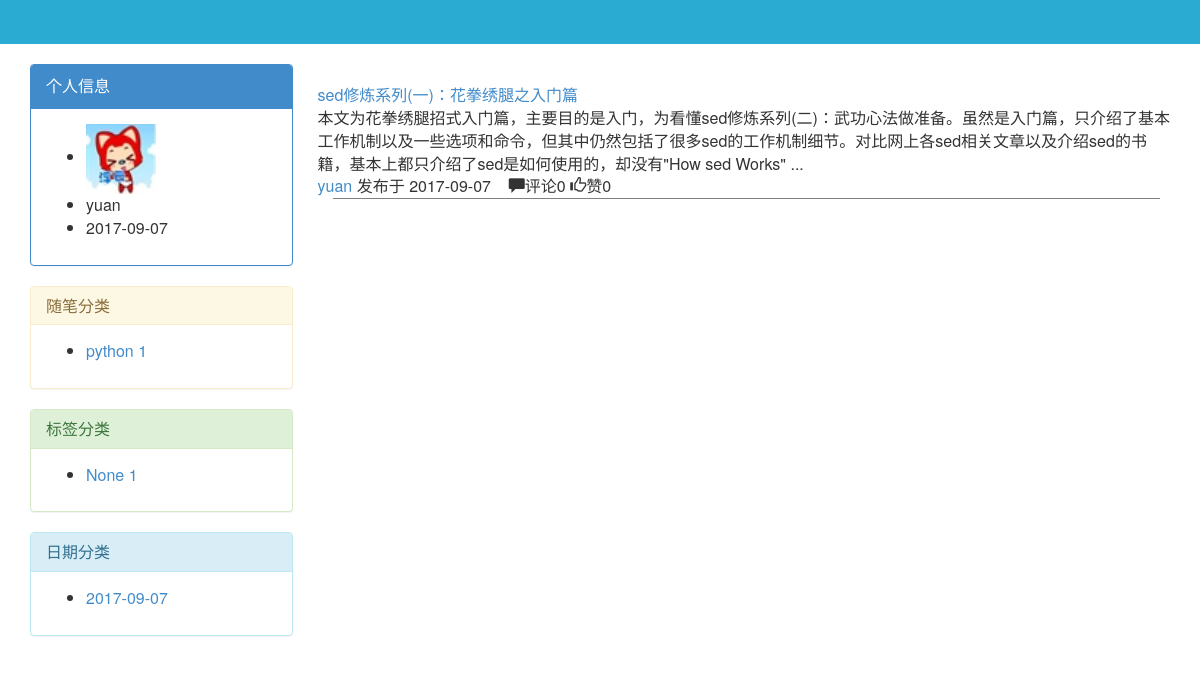
Screenshot of /blog/yuan with the database file from the repository.
### blog/models.py (models this page shows, shortened)
class UserInfo(AbstractUser):
    nid = models.BigAutoField(primary_key=True)
    nickname = models.CharField(verbose_name='昵称', max_length=32)
    telephone = models.CharField(max_length=11, blank=True, null=True, unique=True, verbose_name='手机号码')
    avatar = models.FileField(verbose_name='头像', upload_to='./upload/avatar/',default="./upload/avatar/avatar.png")
    create_time = models.DateTimeField(verbose_name='创建时间',auto_now_add=True)
    fans = models.ManyToManyField(verbose_name='粉丝们',
                                  to='UserInfo',
                                  through='UserFans',
                                  through_fields=('user', 'follower'))

class Category(models.Model):
    nid = models.AutoField(primary_key=True)
    title = models.CharField(verbose_name='分类标题', max_length=32)
    blog = models.ForeignKey(verbose_name='所属博客', to='Blog', to_field='nid')

class Article(models.Model):
    nid = models.BigAutoField(primary_key=True)
    title = models.CharField(max_length=50, verbose_name='文章标题')
    desc = models.CharField(max_length=255, verbose_name='文章描述')
    read_count = models.IntegerField(default=0)
    comment_count = models.IntegerField(default=0)
    up_count = models.IntegerField(default=0)
    down_count = models.IntegerField(default=0)
    category = models.ForeignKey(verbose_name='文章类型', to='Category', to_field='nid', null=True)
    create_time = models.DateTimeField(verbose_name='创建时间', auto_now_add=True)
    blog = models.ForeignKey(verbose_name='所属博客', to='Blog', to_field='nid')
    tags = models.ManyToManyField(
        to="Tag",
        through='Article2Tag',
        through_fields=('article', 'tag'),
    )
    type_choices = [
        (1, "Python"),
        (2, "Linux"),
        (3, "OpenStack"),
        (4, "GoLang"),
    ]
    article_type_id = models.IntegerField(choices=type_choices, default=None)
    objects=ArticleManager()
    def __str__(self):
        return self.title

class Blog(models.Model):
    nid = models.BigAutoField(primary_key=True)
    title = models.CharField(verbose_name='个人博客标题', max_length=64)
    site = models.CharField(verbose_name='个人博客后缀', max_length=32, unique=True)
    theme = models.CharField(verbose_name='博客主题', max_length=32)
    user = models.OneToOneField(to='UserInfo', to_field='nid')

### blog/views.py (the view)
# urls.py: url("(?P<user_site>\w+)/article/(?P<condition>category|tag|date)/(?P<para>\w+)",views.homeSite),
def homeSite(request,user_site,**kwargs):
    user=UserInfo.objects.filter(username=user_site).first()
    currentBlog=Blog.objects.filter(user=user).first()
    article_list=Article.objects.filter(blog=currentBlog)
    print(article_list)
    category_list=Category.objects.filter(blog=currentBlog)
    from django.db.models import Avg, Sum, Min, Max, Count
    categoryRet=Article.objects.filter(blog=currentBlog).values_list("category__title","category__nid").annotate(Count("nid"))
    print("categoryRet========",categoryRet) #<QuerySet [('java', 2), ('python', 1), ('ui', 1)]>
    tagRet=Article.objects.filter(blog=currentBlog).values_list("tags__title").annotate(Count("nid"))
    print(tagRet) # <QuerySet [('作用域', 3), ('函数', 2), ('对象', 2)]>
    dateRet=Article.objects.archive(blog=currentBlog)
    print("++++++++++",dateRet)
    print(kwargs,"0000000000")
    if kwargs.get("condition") :
        con=kwargs.get("condition")
        if con=="category":
            article_list = Article.objects.filter(blog=currentBlog,category_id=kwargs.get("para"))
    return render(request,"homeSite.html",locals())

### blog/models.py (called while the page is built)
    def archive(self,**kwargs):
        l = []
        for i in self.filter(**kwargs).values("create_time"):
            date = i["create_time"]
            t = date.strftime("%Y-%m-%d")
            print(t)
            l.append(t)
        return l

### blog/views.py (called while the page is built)
def func_class(request):
    return {"func":settings.FUNCTION}

### templates/homeSite.html (shortened to what this page needs)
{% load staticfiles %}
<!DOCTYPE html>
<html lang="en">
<head>
    <link rel="stylesheet" href="{% static 'bootstrap/css/bootstrap.css' %}">
    <link rel="stylesheet" href="{% static 'css/homeSite.css' %}">
</head>
<body>
<div class="header"></div>
<div class="container">
    <div class="row">
        <div class="col-md-3">
                 <div class="panel panel-primary">
                  <div class="panel-heading">个人信息</div>
                  <div class="panel-body">
                        <ul>
                            <li><img src="{{ user.avatar.url }}" alt="" width="70px" height="70px"></li>
                            <li>{{ user.username }}</li>
                            <li>{{ user.create_time|date:"Y-m-d" }}</li>
                        </ul>
                  </div>
                </div>
                 <div class="panel panel-warning">
              <div class="panel-heading">
                <h3 class="panel-title">随笔分类</h3>
              </div>
              <div class="panel-body">
                   <ul>
                       {% for foo in categoryRet %}
                              <li><a href="/blog/{{ user.username }}/article/category/{{ foo.1 }}">{{ foo.0 }}&nbsp;{{ foo.2 }}</a></li>
                       {% endfor %}
                   </ul>
              </div>
            </div>
                 <div class="panel panel-success">
              <div class="panel-heading">
                <h3 class="panel-title">标签分类</h3>
              </div>
              <div class="panel-body">
                  <ul>
                      {% for foo in tagRet %}
                         <li><a href="">{{ foo.0 }}&nbsp;{{ foo.1 }}</a></li>
                      {% endfor %}
                  </ul>
              </div>
            </div>
              <div class="panel panel-info">
              <div class="panel-heading">
                <h3 class="panel-title">日期分类</h3>
              </div>
              <div class="panel-body">
                  <ul>
                      {% for foo in dateRet %}
                           <li><a href="">{{ foo }}</a></li>
                      {% endfor %}
                  </ul>
              </div>
            </div>
        </div>
        <div class="col-md-9">
            <div class="article_list">
                  {% for article in article_list %}
                       <div class="article_item">
                               <div class="row">
                                   <div class="title">
                                       <a href="/blog/{{ article.blog.user.username }}/article/{{ article.nid }}">{{ article.title }}</a>
                                   </div>
                               </div>
                               <div class="row">
                                   <div class="text">{{ article.desc }}</div>
                               </div>
                               <div class="row">
                                   <div class="icon">
                                       <span><a href="">{{ article.blog.user.username }}</a> 发布于</span>
                                       <span class="timer">{{ article.create_time|date:"Y-m-d" }}</span> &nbsp;&nbsp;
                                       <span class="glyphicon glyphicon-comment"></span>评论{{ article.comment_count }}
                                       <span class="glyphicon glyphicon-thumbs-up"></span>赞{{ article.up_count }}
                                   </div>
                               </div>
                            </div>
                  {% endfor %}
            </div>
        </div>
    </div>
</div>
</body>
</html>

### blog/static/css/homeSite.css (style rules this page uses)
.header { width: 100%; height: 44px; background-color: #2aabd2; margin-bottom: 20px; }

### templates/homeSite.html (style rules this page uses)
a { text-decoration: none; }
body { font-size: 16px; }
.article_item { margin: 20px 10px; border-bottom: 1px solid gray; }

### rows the page displays
UserInfo: avatar (picture), username "yuan", create_time "2017-09-07"
Category: title "python", foo "1"
Article: title "sed修炼系列(一)：花拳绣腿之入门篇", desc "本文为花拳绣腿招式入门篇，主要目的是入门，为看懂sed修炼系列(二)：武功心法做准备。虽然是入门篇，只介绍了基本工作机制以及一些选项和命令，但其中仍然包括了很多sed的工作机制细节。对比网上各sed相关文章以及介绍sed的书籍，基本上都只介绍了sed是如何使用的，却没有\"How sed Works\" ...", blog.user.username "yuan", create_time "2017-09-07", comment_count "0", up_count "0"

### other values shown
{{ foo.0 }} "None"
{{ foo.1 }} "1"
{{ foo }} "2017-09-07"
